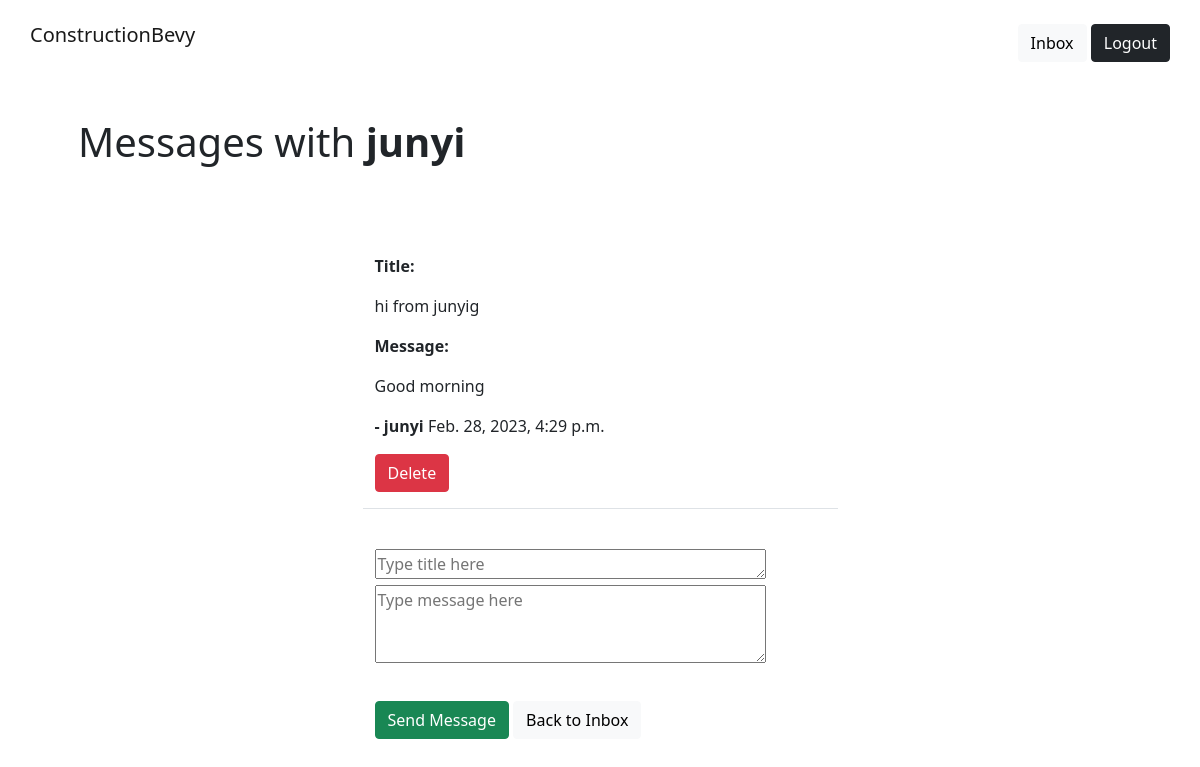
The app's page /network/inbox/3 (signed in) with its own data.
### Network/models.py (models this page shows)
class ThreadModel(models.Model):
    user = models.ForeignKey(User, on_delete=models.CASCADE, related_name='+')
    receiver = models.ForeignKey(User, on_delete=models.CASCADE, related_name='+')

class MessageModel(models.Model):
    thread = models.ForeignKey('ThreadModel', related_name='+', on_delete=models.CASCADE, blank=True, null=True)
    sender_user = models.ForeignKey(User, on_delete=models.CASCADE, related_name='+')
    receiver_user = models.ForeignKey(User, on_delete=models.CASCADE, related_name='+')
    title = models.CharField(max_length=100)
    body = models.CharField(max_length=1000)
    date = models.DateTimeField(default=timezone.now)

### Network/views.py (the view)
# urls.py: path('inbox/<int:pk>', ThreadView.as_view(), name='thread'),
class ThreadView(View):
    def get(self, request, pk, *args, **kwargs):
        form = MessageForm()
        thread = ThreadModel.objects.get(pk=pk)
        message_list = MessageModel.objects.filter(thread__pk__contains=pk)
        context = {
            'thread': thread,
            'form': form,
            'message_list': message_list
        }
        return render(request, 'network/thread.html', context)

### Network/forms.py
class MessageForm(forms.Form):
    title = forms.CharField(
        label='',
        widget=forms.Textarea(attrs={
            'rows': 1,
            'placeholder': 'Type title here'
        })
    )
    message = forms.CharField(
        label='',
        widget=forms.Textarea(attrs={
            'rows' : 3,
            'placeholder' : 'Type message here'
        })
    )

### Network/templates/network/thread.html (shortened to what this page needs)
{% extends 'landing/base.html' %}
{% block content %}
<div class="container">
  <div class="row">
    <div class="col-md-12 p-5">
      {% if thread.receiver == request.user %}
      <h1>Messages with <strong>{{thread.user}}</strong></h1>
      {% else %}
      <h1>Messages with <strong>{{thread.receiver}}</strong></h1>
      {% endif %}
    </div>
  </div>
  {% for message in message_list %}
  <div class="row justify-content-center mt-3">
    <div class="col-md-5 col-sm-12 border-bottom">
      {% if message.sender_user == request.user %}
        <div class="sent-message my-3">
          <p><strong>Title:</strong></p>
          <p>{{ message.title }}</p>
          <p><strong>Message:</strong></p>
          <p>{{ message.body }}</p>
          <p><strong> - {{ message.sender_user }}</strong> {{ message.date }}</p>
        </div>
      {% elif message.receiver_user == request.user %}
      <div class="received-message my-3">
        <p><strong>Title:</strong></p>
        <p>{{ message.title }}</p>
        <p><strong>Message:</strong></p>
        <p>{{ message.body }}</p>
        <p><strong> - {{ message.sender_user }}</strong> {{ message.date }}</p>
      </div>
      {% endif %}
      <a class="btn btn-danger" href="{% url 'delete-message' thread.pk message.pk %}">Delete</a>
    </div>
  </div>
  {% endfor %}
  <div class="row justify-content-center mt-3 mb-5">
    <div class="col-md-5 col-sm-12">
      <br>
      <form method="POST" action="{% url 'create-message' thread.pk %}" >
        {{ form }}
        <div class="mt-3">
          <button class="btn btn-success mt-3">Send Message</button>
          <a class="btn btn-light mt-3" href="{% url 'inbox' %}">Back to Inbox</a>
        </div>
      </form>
    </div>
  </div>
</div>
{% endblock content %}

### records on screen
ThreadModel: user "junyi"
MessageModel: title "hi from junyig", body "Good morning", sender_user "junyi", date "Feb. 28, 2023, 4:29 p.m."
